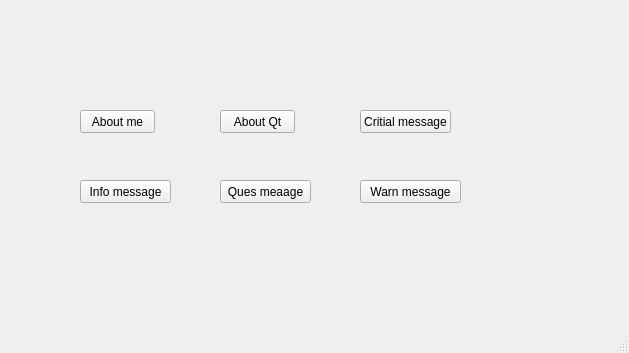
<?xml version="1.0" encoding="UTF-8"?>
<ui version="4.0">
 <class>MainWindow</class>
 <widget class="QMainWindow" name="MainWindow">
  <property name="geometry">
   <rect>
    <x>0</x>
    <y>0</y>
    <width>629</width>
    <height>353</height>
   </rect>
  </property>
  <property name="windowTitle">
   <string>MainWindow</string>
  </property>
  <widget class="QWidget" name="centralwidget">
   <widget class="QPushButton" name="btn2">
    <property name="geometry">
     <rect>
      <x>220</x>
      <y>110</y>
      <width>75</width>
      <height>23</height>
     </rect>
    </property>
    <property name="text">
     <string>About Qt</string>
    </property>
   </widget>
   <widget class="QPushButton" name="btn4">
    <property name="geometry">
     <rect>
      <x>80</x>
      <y>180</y>
      <width>91</width>
      <height>23</height>
     </rect>
    </property>
    <property name="text">
     <string>Info message</string>
    </property>
   </widget>
   <widget class="QPushButton" name="btn1">
    <property name="geometry">
     <rect>
      <x>80</x>
      <y>110</y>
      <width>75</width>
      <height>23</height>
     </rect>
    </property>
    <property name="text">
     <string>About me</string>
    </property>
   </widget>
   <widget class="QPushButton" name="btn3">
    <property name="geometry">
     <rect>
      <x>360</x>
      <y>110</y>
      <width>91</width>
      <height>23</height>
     </rect>
    </property>
    <property name="text">
     <string>Critial message</string>
    </property>
   </widget>
   <widget class="QPushButton" name="btn5">
    <property name="geometry">
     <rect>
      <x>220</x>
      <y>180</y>
      <width>91</width>
      <height>23</height>
     </rect>
    </property>
    <property name="text">
     <string>Ques meaage</string>
    </property>
   </widget>
   <widget class="QPushButton" name="btn6">
    <property name="geometry">
     <rect>
      <x>360</x>
      <y>180</y>
      <width>101</width>
      <height>23</height>
     </rect>
    </property>
    <property name="text">
     <string>Warn message</string>
    </property>
   </widget>
  </widget>
  <widget class="QMenuBar" name="menubar">
   <property name="geometry">
    <rect>
     <x>0</x>
     <y>0</y>
     <width>629</width>
     <height>18</height>
    </rect>
   </property>
  </widget>
  <widget class="QStatusBar" name="statusbar"/>
 </widget>
 <resources/>
 <connections/>
</ui>
